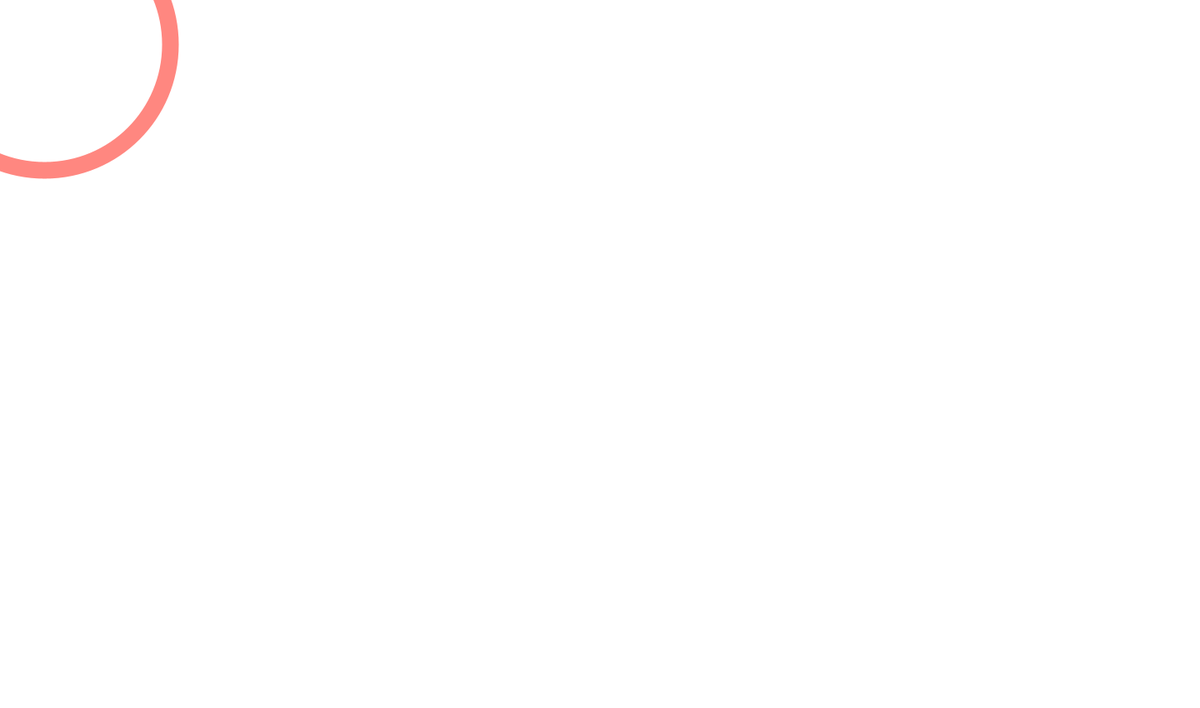
Frame 1 (no input)
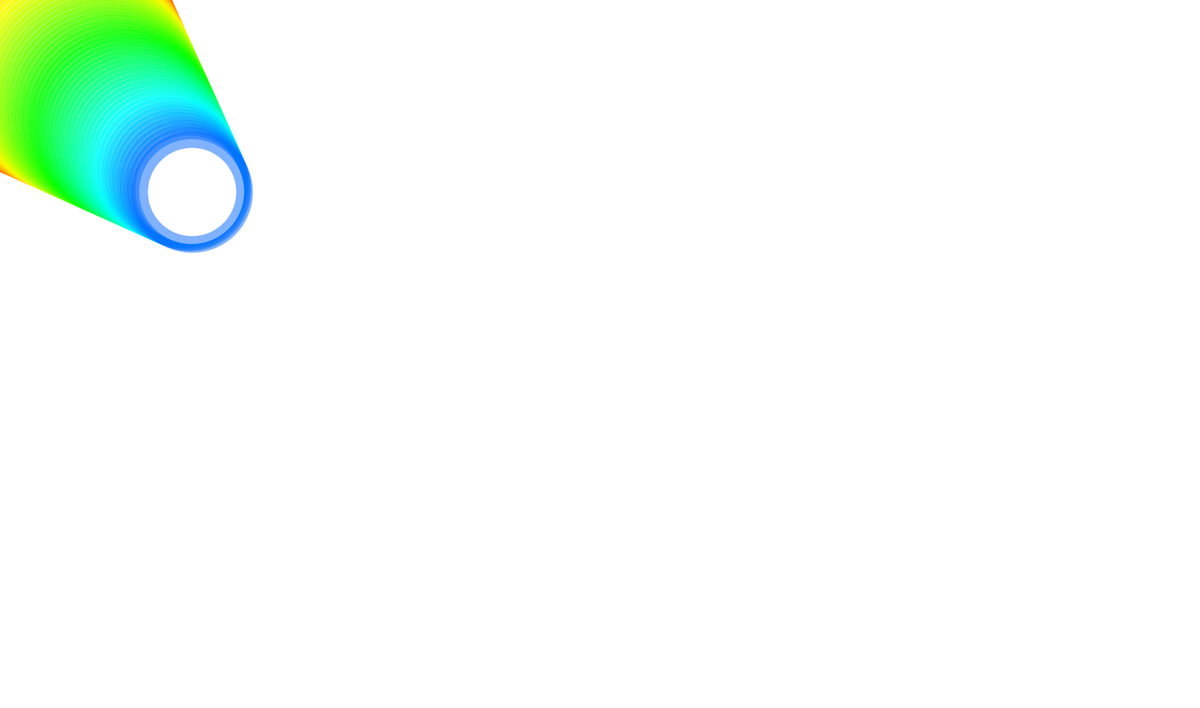
Frame 60 (the mouse pressed at the canvas centre just before this capture)
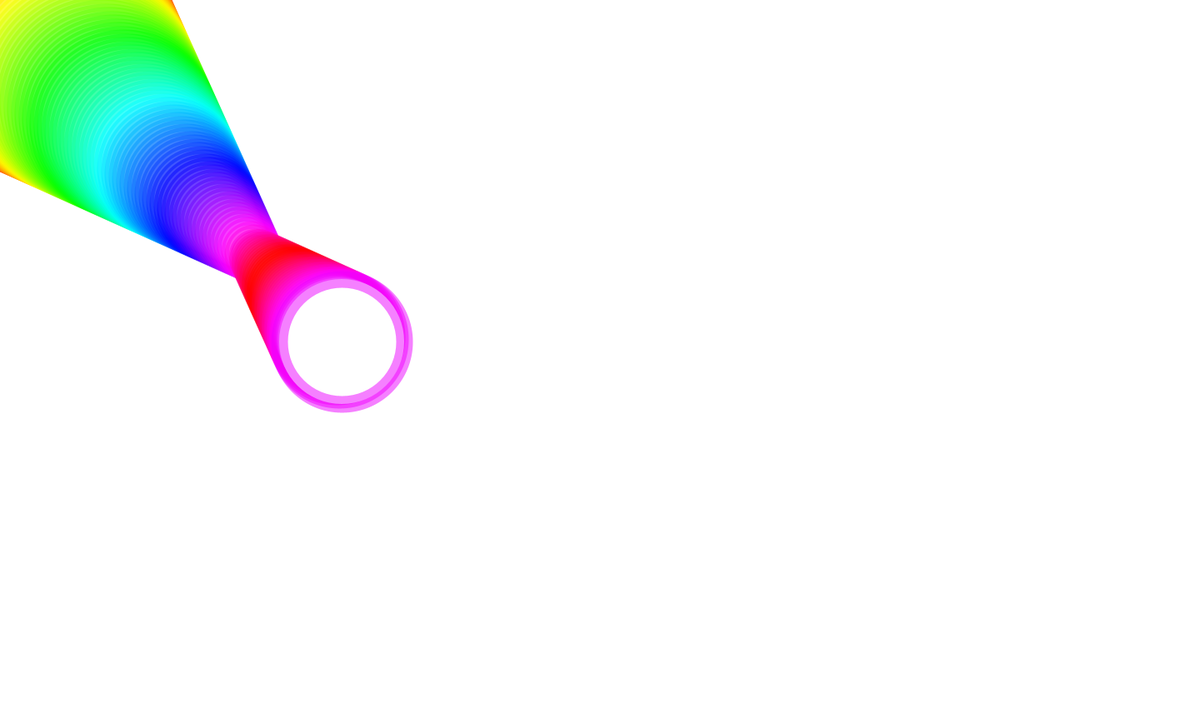
Frame 120 (the mouse held since frame 60 and released just before this capture)

The Processing sketch that drew these frames (run headless with seeded random() and noise(); from frame 60 on, the mouse is pressed at the canvas centre):

// Processing sketch: sketch_181102_recitation
// ── sketch_181102_recitation.pde
int speedR = 3;
int speedC = 1;
int speedX = 0;
int speedY = 0;
int x = width/2;
int y = height/2;
int maxSize = 300;
int minSize = 50;
int r = 300;
int hue = 0;

void setup() {
  size(1440, 850);
  background(255);
  
  strokeWeight(20);
}
void draw() {
  colorMode(RGB);
  //background(255,255,255);
  colorMode(HSB, 100);
  
  if(r > maxSize || r < minSize) {
    speedR = -speedR;
  }
  
  if(hue > 100 || hue < 0) {
    speedC = -speedC;
  }
  
  if(x + r/2> width) {
    speedX = -3;
  } else if (x - r/2 < 0) {
    speedX = 3;
  }
  
  if(y + r/2> height) {
    speedY = -3;
  } else if (y - r/2 < 0) {
    speedY = 3;
  }
  
  
  r += speedR;
  hue += speedC;
  x += speedX;
  y += speedY;
  stroke(hue,100,100, 50);
  ellipse(x, y, r, r);
  
}

void keyPressed() {
 if (key == CODED) {
   if (keyCode == UP) {
     speedY = -3;
   } else if (keyCode == DOWN) {
     speedY = 3;
   } else if (keyCode == RIGHT) {
     speedX = 3;
   } else if (keyCode == LEFT) {
     speedX = -3;
   }
 }
}
